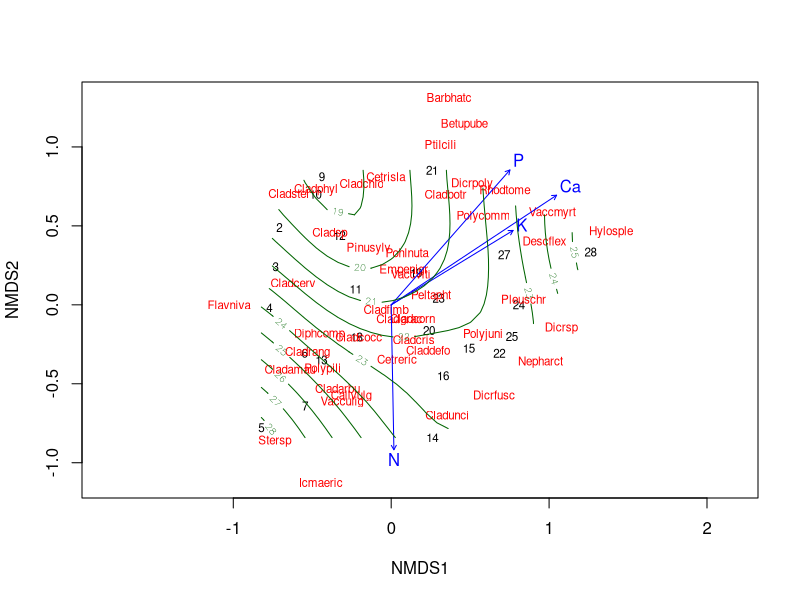

Source code (R):
library(MASS) #Modern Applied Statistics with S
library(vegan) #Community Ecology Package

#Using default datasets

data(varespec)   #species data
data(varechem)   #environmental data

#Distance matrix
bray <- vegdist(varespec, method = "bray")

#Displaying dissimilarity using NMDS
#semi-black box NMDS function
nmds <- metaMDS(varespec, k = 2,distance = 'bray', autotransform = FALSE) 	

#Plot NMDS ordination
ordiplot(nmds, type = "text")

#Calculates environmental vectors			      
fit <- envfit(nmds, varechem[ ,1:4])			   
print(fit)

#Lists vector endpoint coordinates and r-squared values
plot(fit)						   

#a linear representation of environmental variables is not always appropiate
#we could also add a smooth surface of the variable to the plot
ordisurf(nmds, varechem$N, add = TRUE, col = "darkgreen")

#stress value
nmds$stress                                             
